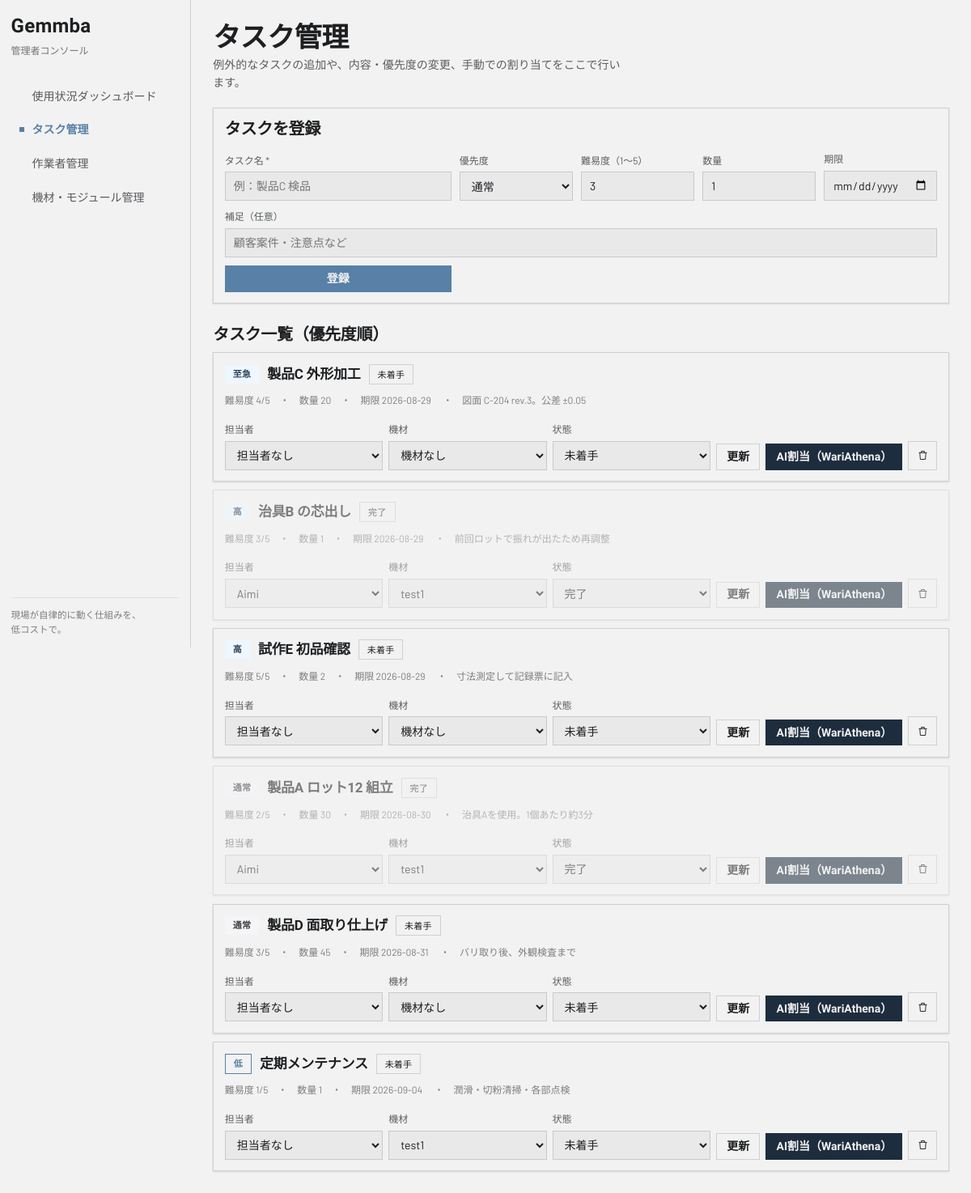
The page /tasks on the database its author committed.
### tables this page shows
CREATE TABLE tasks (
    id INTEGER PRIMARY KEY AUTOINCREMENT,
    title TEXT NOT NULL,
    description TEXT DEFAULT '',
    difficulty INTEGER NOT NULL DEFAULT 3,      -- 難易度 1-5（AIの文脈ベクトルに使用）
    priority TEXT NOT NULL DEFAULT 'normal',    -- urgent / high / normal / low
    quantity INTEGER DEFAULT 1,
    deadline TEXT,                              -- 期限 (YYYY-MM-DD)
    status TEXT NOT NULL DEFAULT 'todo',        -- todo / assigned / in_progress / done
    assigned_worker_id INTEGER REFERENCES workers(id),
    equipment_id INTEGER REFERENCES equipment(id),
    started_at TEXT,
    completed_at TEXT,
    created_at TEXT DEFAULT (datetime('now', 'localtime'))
);

### app.py (the view)
@app.route("/tasks")
def tasks():
    conn = db.get_db()
    rows = conn.execute("""
        SELECT t.*, w.name AS worker_name, e.name AS equipment_name
        FROM tasks t
        LEFT JOIN workers w   ON w.id = t.assigned_worker_id
        LEFT JOIN equipment e ON e.id = t.equipment_id
        ORDER BY CASE t.priority WHEN 'urgent' THEN 0 WHEN 'high' THEN 1 WHEN 'normal' THEN 2 ELSE 3 END,
                 t.deadline IS NULL, t.deadline
    """).fetchall()
    worker_list = conn.execute("SELECT id, name FROM workers ORDER BY name").fetchall()
    equipment_list = conn.execute("SELECT id, name FROM equipment ORDER BY name").fetchall()
    conn.close()
    return render_template("tasks.html", tasks=rows, worker_list=worker_list, equipment_list=equipment_list)

### app.py (called while the page is built)
@app.context_processor
def inject_labels():
    return dict(P=PRIORITY_LABELS, S=STATUS_LABELS, E=EQ_STATUS_LABELS)

### db.py (called while the page is built)
def get_db():
    conn = sqlite3.connect(DB_PATH)
    conn.row_factory = sqlite3.Row
    conn.execute("PRAGMA foreign_keys = ON")
    return conn

### templates/tasks.html (shortened to what this page needs)
{% extends "base.html" %}
{% block content %}
<header class="page-head">
  <h1>タスク管理</h1>
  <p class="page-sub">例外的なタスクの追加や、内容・優先度の変更、手動での割り当てをここで行います。</p>
</header>
<section class="card elev-sm form-panel">
  <h4>タスクを登録</h4>
  <form method="post" action="{{ url_for('add_task') }}" class="task-form-grid">
    <div class="field"><label>タスク名 *</label>
      <input class="input" type="text" name="title" placeholder="例：製品C 検品" required>
    </div>
    <div class="field"><label>優先度</label>
      <select class="input" name="priority">
        <option value="normal" selected>通常</option>
      </select>
    </div>
    <div class="field"><label>難易度（1〜5）</label>
      <input class="input" type="number" name="difficulty" min="1" max="5" value="3">
    </div>
    <div class="field"><label>数量</label>
      <input class="input" type="number" name="quantity" min="1" value="1">
    </div>
    <div class="field"><label>期限</label>
      <input class="input" type="date" name="deadline">
    </div>
    <div class="field span-all"><label>補足（任意）</label>
      <input class="input" type="text" name="description" placeholder="顧客案件・注意点など">
    </div>
    <button type="submit" class="btn btn-primary">登録</button>
  </form>
</section>
<h3 class="section-title">タスク一覧（優先度順）</h3>
<div class="task-list">
{% for t in tasks %}
<article class="card elev-sm task-card {{ 'task-done' if t.status == 'done' }}">
  <div class="task-head">
    <span class="badge badge-p-{{ t.priority }}">{{ P[t.priority] }}</span>
    <h3>{{ t.title }}</h3>
    <span class="badge badge-status">{{ S[t.status] }}</span>
  </div>
  <div class="task-meta">
    難易度 {{ t.difficulty }}/5　・　数量 {{ t.quantity }}　・　期限 {{ t.deadline or 'なし' }}
    {% if t.description %}　・　{{ t.description }}{% endif %}
  </div>
  <form method="post" action="{{ url_for('update_task', task_id=t.id) }}" class="task-actions">
    <div class="field"><label>担当者</label>
      <select class="input" name="assigned_worker_id" title="担当者">
        <option value="">担当者なし</option>
        {% for w in worker_list %}
        <option value="{{ w.id }}" {{ 'selected' if t.assigned_worker_id == w.id }}>{{ w.name }}</option>
        {% endfor %}
      </select>
    </div>
    <div class="field"><label>機材</label>
      <select class="input" name="equipment_id" title="機材">
        <option value="">機材なし</option>
        {% for e in equipment_list %}
        <option value="{{ e.id }}" {{ 'selected' if t.equipment_id == e.id }}>{{ e.name }}</option>
        {% endfor %}
      </select>
    </div>
    <div class="field"><label>状態</label>
      <select class="input" name="status" title="状態">
        {% for key, label in S.items() %}
        <option value="{{ key }}" {{ 'selected' if t.status == key }}>{{ label }}</option>
        {% endfor %}
      </select>
    </div>
    <button type="submit" class="btn btn-secondary">更新</button>
    <button type="submit" form="ai-assign-{{ t.id }}" class="btn btn-ai" title="WariAthena による自動割り当て（現在はダミー）">AI割当（WariAthena）</button>
    <button type="submit" form="delete-task-{{ t.id }}" class="btn btn-icon btn-secondary" title="削除">
      <svg width="15" height="15" viewBox="0 0 24 24" fill="none" stroke="currentColor" stroke-width="1.5"><path d="M4 7h16"/><path d="M9 7V4h6v3"/><path d="M6 7l1 13h10l1-13"/></svg>
    </button>
  </form>
</article>
{% else %}
<p class="empty">タスクはまだありません。上のフォームから登録してください。</p>
{% endfor %}
</div>
{% endblock %}

### rows shown on the page
tasks: priority "至急", title "製品C 外形加工", status "未着手", difficulty "4", quantity "20", deadline "2026-08-29", description "図面 C-204 rev.3。公差 ±0.05"
tasks: priority "高", title "治具B の芯出し", status "完了", difficulty "3", quantity "1", deadline "2026-08-29", description "前回ロットで振れが出たため再調整"
tasks: priority "高", title "試作E 初品確認", status "未着手", difficulty "5", quantity "2", deadline "2026-08-29", description "寸法測定して記録票に記入"
tasks: priority "通常", title "製品A ロット12 組立", status "完了", difficulty "2", quantity "30", deadline "2026-08-30", description "治具Aを使用。1個あたり約3分"
tasks: priority "通常", title "製品D 面取り仕上げ", status "未着手", difficulty "3", quantity "45", deadline "2026-08-31", description "バリ取り後、外観検査まで"
tasks: priority "低", title "定期メンテナンス", status "未着手", difficulty "1", quantity "1", deadline "2026-09-04", description "潤滑・切粉清掃・各部点検"

### other values the page prints
form field status "未着手"
form field assigned_worker_id "Aimi"
form field equipment_id "test1"
form field status "完了"
